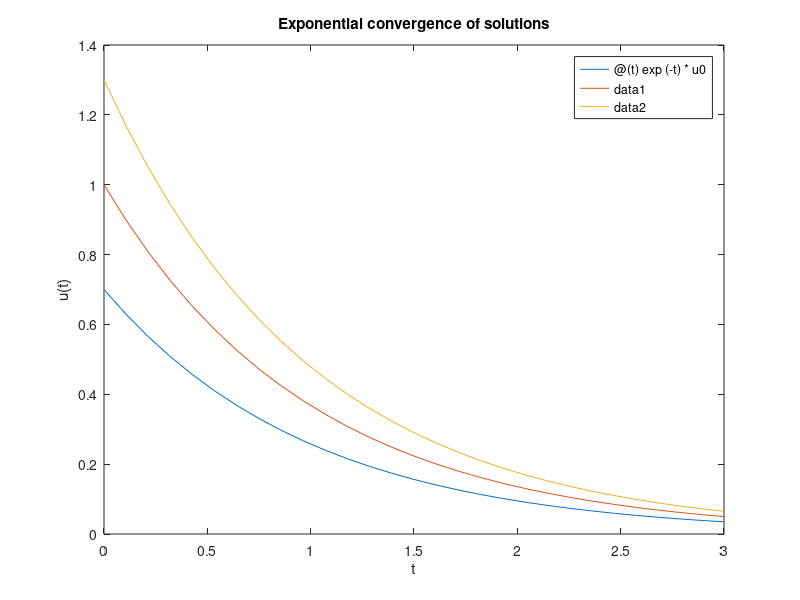

Reproduce this figure in MATLAB.
%%
% Consider the ODEs $u'=u$ and $u'=-u$. In each case we compute $\partial
% f/\partial u = \pm 1$, so the condition number bound is $e^{(b-a)}$ in both
% problems. However, they behave quite differently. In the case of
% exponential growth, $u'=u$, the bound is the actual
% condition number.
for u0 = [0.7 1 1.3]
    fplot(@(t) exp(t)*u0,[0 3]), hold on
end
xlabel('t'), ylabel('u(t)')   % ignore this line
title('Exponential divergence of solutions')   % ignore this line

%%
% But with $u'=-u$, solutions actually get closer together with time.
clf
for u0 = [0.7 1 1.3]
    fplot(@(t) exp(-t)*u0,[0 3]), hold on
end
xlabel('t'), ylabel('u(t)')   % ignore this line
title('Exponential convergence of solutions')   % ignore this line

%%
% In this case the actual condition number is one, due to the difference of
% solutions at the initial time. 
